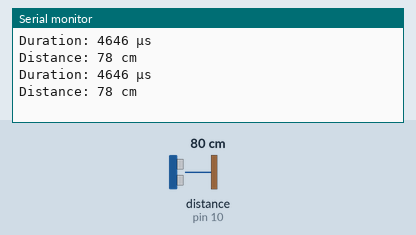
Recording of a sketch running on a simulated Arduino Uno, built with avr-gcc and run on an emulated ATmega328P. Shown: the last lines printed to the serial monitor. Wiring (inferred from the names in the program): ultrasonic range finder: trigger pin 9; echo pin 10. The inputs (shaded band) are chosen by the test bench; at power-on: distance to the obstacle (sensor on pin 10) 80 cm. The echo pulse lasts 58.3 µs per cm.

Above: at 1.8 s.
1.9 s: distance to the obstacle (sensor on pin 10) set to 2 cm
At 2.8 s:
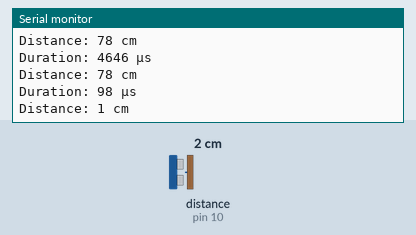
3.4 s: distance to the obstacle (sensor on pin 10) set to 4 cm
At 4.6 s:
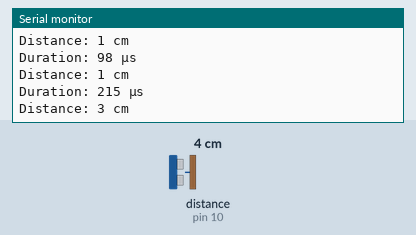
Timing chart, 0 to 6.4 s (numbered marks = the images above; inputs shaded):
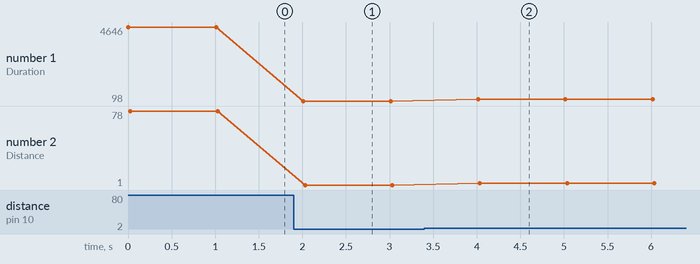

The sketch:

test.ino
```cpp
const int trigPin = 9; // Pin connected to Trig of HC-SR04
const int echoPin = 10; // Pin connected to Echo of HC-SR04

void setup() {
  Serial.begin(9600); // Starts the serial communication
  pinMode(trigPin, OUTPUT); // Sets the trigPin as an OUTPUT
  pinMode(echoPin, INPUT); // Sets the echoPin as an INPUT
}

void loop() {
  long duration;
  int distance;

  // Clears the trigPin
  digitalWrite(trigPin, LOW);
  delayMicroseconds(2);

  // Sets the trigPin on HIGH state for 10 microseconds
  digitalWrite(trigPin, HIGH);
  delayMicroseconds(10);
  digitalWrite(trigPin, LOW);

  // Reads the echoPin, returns the sound wave travel time in microseconds
  duration = pulseIn(echoPin, HIGH);

  // Debugging: Print the duration to see if it makes sense
  Serial.print("Duration: ");
  Serial.print(duration);
  Serial.println(" µs");

  // Calculating the distance
  distance = duration * 0.034 / 2; // Speed of sound wave divided by 2 (go and back)

  // Prints the distance on the Serial Monitor
  Serial.print("Distance: ");
  Serial.print(distance);
  Serial.println(" cm");

  delay(1000); // Wait for a second before next reading
}
```

Measured:
- after the input at 1.9 s, the serial monitor: prints a new line after 0.11 s (image 1)
- after the input at 3.4 s, the serial monitor: prints a new line after 0.61 s (image 2)
- plotted number 1: 4646 → 98 after the input at 1.9 s, 98 → 215 after the input at 3.4 s
- plotted number 2: 78 → 1 after the input at 1.9 s, 1 → 3 after the input at 3.4 s
